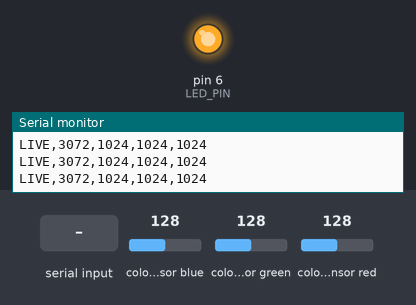
Bench run of a sketch on a simulated Arduino Uno, built with avr-gcc and run on an emulated ATmega328P. On the bench: output pins drawn as LEDs (lit = HIGH), the last lines printed to the serial monitor. Wiring (inferred from the names in the program): TCS34725 colour sensor at I2C address 0x29. The inputs (shaded band) are chosen by the test bench; at power-on: colour sensor blue 128, colour sensor green 128, colour sensor red 128.

Above: at 1.2 s.
1.3 s: "C90\n" received over Serial
At 1.35 s:
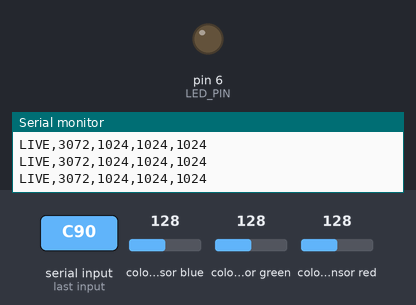
2.9 s: "L90\n" received over Serial
4.4 s: "R90\n" received over Serial
Timing chart, 0 to 7.4 s (numbered marks = the images above; inputs shaded):
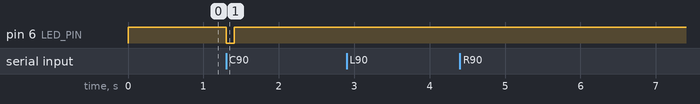

The sketch:

sensor_reader.ino
```cpp
// Arduino Uno firmware: reads the TCS34725 colour sensor and answers short text commands over USB.
#include <Wire.h>
#include <stdlib.h>

const byte SENSOR = 0x29;
const byte LED_PIN = 6;
byte cycles = 21, gainCode = 1;
bool ledOn = true;
char command[32];
byte commandLength = 0;

void writeReg(byte reg, byte value) {
  Wire.beginTransmission(SENSOR);
  Wire.write(0x80 | reg);
  Wire.write(value);
  Wire.endTransmission();
}

byte readReg(byte reg) {
  Wire.beginTransmission(SENSOR);
  Wire.write(0x80 | reg);
  Wire.endTransmission(false);
  Wire.requestFrom(SENSOR, (byte)1);
  return Wire.available() ? Wire.read() : 0;
}

void configure() {
  writeReg(0x00, 0x01); // Turn on the oscillator; allow it to warm up.
  delay(3);
  writeReg(0x01, 256 - cycles);
  writeReg(0x0F, gainCode);
  writeReg(0x00, 0x03); // PON + AEN: collect all four light channels.
  delay((unsigned long)cycles * 24 / 10 + 4);
}

void printReading(const char *label) {
  Wire.beginTransmission(SENSOR);
  Wire.write(0xA0 | 0x14); // Auto-increment: read C, R, G, B as eight bytes.
  Wire.endTransmission(false);
  Wire.requestFrom(SENSOR, (byte)8);
  uint16_t values[4];
  for (byte i = 0; i < 4; i++) {
    byte low = Wire.available() ? Wire.read() : 0;
    byte high = Wire.available() ? Wire.read() : 0;
    values[i] = low | ((uint16_t)high << 8);
  }
  Serial.print(label);
  for (byte i = 0; i < 4; i++) { Serial.print(','); Serial.print(values[i]); }
  Serial.println();
}

void handleCommand() {
  if (command[0] == 'L') {
    ledOn = command[1] != '0';
    digitalWrite(LED_PIN, ledOn ? HIGH : LOW);
    Serial.println(ledOn ? F("LED,1") : F("LED,0"));
  } else if (command[0] == 'S') {
    // S,<integration steps>,<gain code>: settings come through simulated UART.
    char *step = strtok(command + 2, ",");
    char *gain = strtok(NULL, ",");
    if (step && gain) {
      cycles = constrain(atoi(step), 1, 255);
      gainCode = constrain(atoi(gain), 0, 3);
      configure();
      Serial.println(F("CONFIG,OK"));
    }
  } else if (command[0] == 'C') {
    // The operator has placed a dry white card in the closed optical box.
    digitalWrite(LED_PIN, LOW);
    delay((unsigned long)cycles * 24 / 10 * 2 + 8);
    printReading("DARK");
    digitalWrite(LED_PIN, HIGH);
    delay((unsigned long)cycles * 24 / 10 * 2 + 8);
    printReading("WHITE");
    digitalWrite(LED_PIN, ledOn ? HIGH : LOW);
    Serial.println(F("CAL,DONE"));
  } else if (command[0] == 'R') {
    delay((unsigned long)cycles * 24 / 10 + 4);
    printReading("READ");
  }
}

void setup() {
  pinMode(LED_PIN, OUTPUT);
  digitalWrite(LED_PIN, HIGH);
  Serial.begin(115200);
  Wire.begin();
  Wire.setClock(100000);
  Serial.print(F("SENSOR,ID,"));
  Serial.println(readReg(0x12), HEX);
  configure();
  Serial.println(F("BOOT,READY"));
}

void loop() {
  while (Serial.available()) {
    char ch = Serial.read();
    if (ch == '\n') {
      command[commandLength] = 0;
      handleCommand();
      commandLength = 0;
    } else if (commandLength < sizeof(command) - 1) {
      command[commandLength++] = ch;
    }
  }
  static unsigned long lastPrint = 0;
  if (millis() - lastPrint >= 250 && (readReg(0x13) & 1)) {
    lastPrint = millis();
    printReading("LIVE");
  }
}
```

Measured:
- after the input at 1.3 s, pin 6 (LED_PIN): HIGH → LOW at once, → HIGH 0.11 s later
